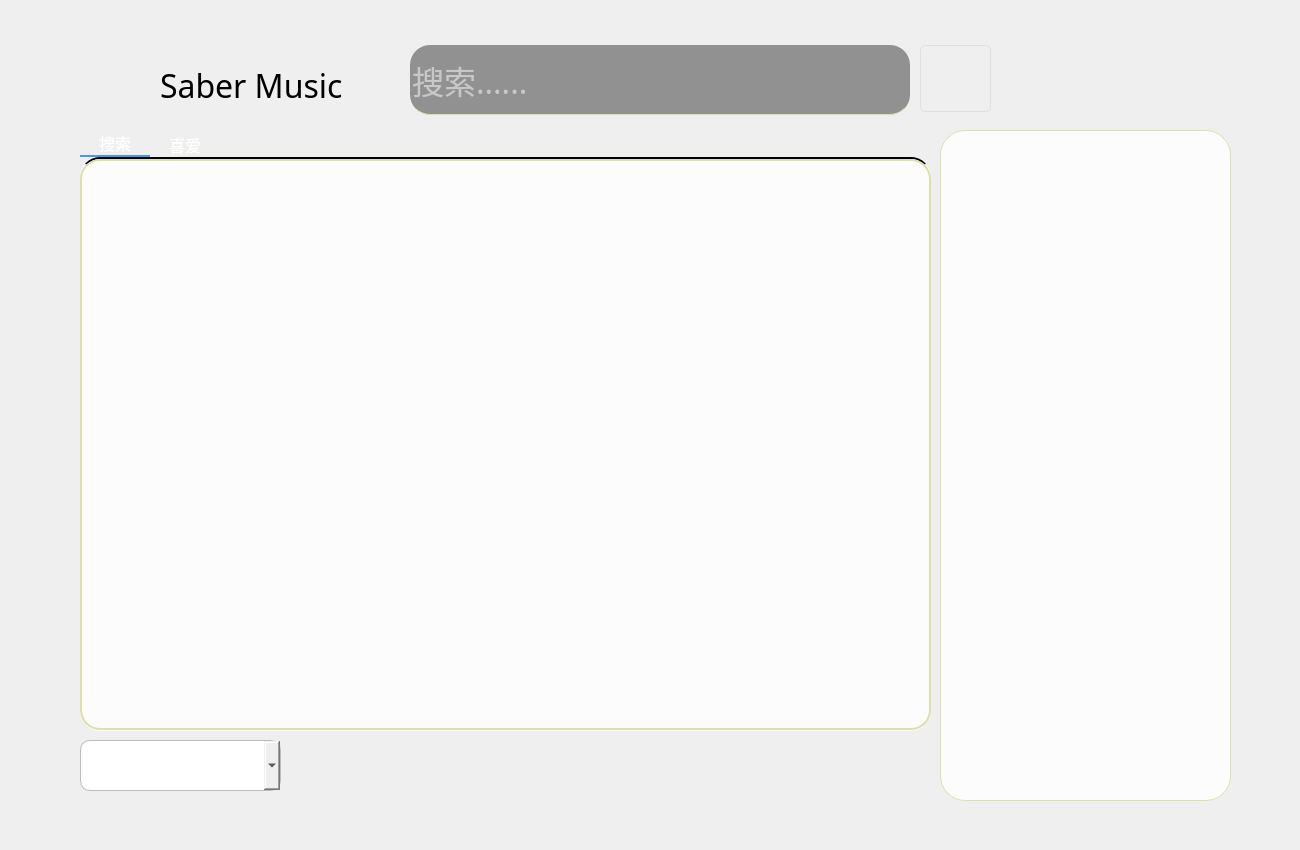
<?xml version="1.0" encoding="UTF-8"?>
<ui version="4.0">
 <class>MainWindow</class>
 <widget class="QMainWindow" name="MainWindow">
  <property name="geometry">
   <rect>
    <x>0</x>
    <y>0</y>
    <width>1300</width>
    <height>850</height>
   </rect>
  </property>
  <property name="minimumSize">
   <size>
    <width>1300</width>
    <height>850</height>
   </size>
  </property>
  <property name="maximumSize">
   <size>
    <width>1300</width>
    <height>850</height>
   </size>
  </property>
  <property name="windowTitle">
   <string>Saber Music</string>
  </property>
  <property name="windowIcon">
   <iconset>
    <normaloff>res/pics/saber.ico</normaloff>res/pics/saber.ico</iconset>
  </property>
  <property name="autoFillBackground">
   <bool>false</bool>
  </property>
  <property name="styleSheet">
   <string notr="true"/>
  </property>
  <widget class="QWidget" name="centralwidget">
   <widget class="QTextEdit" name="textEdit">
    <property name="geometry">
     <rect>
      <x>940</x>
      <y>130</y>
      <width>291</width>
      <height>671</height>
     </rect>
    </property>
    <property name="font">
     <font>
      <family>微软雅黑</family>
      <pointsize>10</pointsize>
     </font>
    </property>
    <property name="styleSheet">
     <string notr="true">#textEdit
{
border-radius:25px;
border:1px solid rgb(222,223,169);
background:rgba(255, 255, 255, 200)
}</string>
    </property>
    <property name="documentTitle">
     <string/>
    </property>
    <property name="readOnly">
     <bool>true</bool>
    </property>
    <property name="markdown">
     <string/>
    </property>
   </widget>
   <widget class="QComboBox" name="comboBox">
    <property name="geometry">
     <rect>
      <x>80</x>
      <y>740</y>
      <width>201</width>
      <height>51</height>
     </rect>
    </property>
    <property name="font">
     <font>
      <family>幼圆</family>
      <pointsize>14</pointsize>
     </font>
    </property>
    <property name="styleSheet">
     <string notr="true">#comboBox{
border:1px solid rgb(188, 188, 188);
border-radius:10px;
}</string>
    </property>
    <property name="editable">
     <bool>false</bool>
    </property>
    <property name="currentText">
     <string/>
    </property>
    <property name="currentIndex">
     <number>-1</number>
    </property>
    <property name="placeholderText">
     <string/>
    </property>
   </widget>
   <widget class="QLabel" name="bg">
    <property name="geometry">
     <rect>
      <x>0</x>
      <y>0</y>
      <width>1300</width>
      <height>850</height>
     </rect>
    </property>
    <property name="text">
     <string/>
    </property>
    <property name="pixmap">
     <pixmap>res/pics/bg.png</pixmap>
    </property>
   </widget>
   <widget class="QFrame" name="horizontalFrame">
    <property name="geometry">
     <rect>
      <x>1010</x>
      <y>40</y>
      <width>221</width>
      <height>80</height>
     </rect>
    </property>
    <layout class="QHBoxLayout" name="horizontalLayout_2">
     <item>
      <widget class="QPushButton" name="hide">
       <property name="minimumSize">
        <size>
         <width>60</width>
         <height>60</height>
        </size>
       </property>
       <property name="styleSheet">
        <string notr="true">#hide{
border: none;}

#hide:hover {
padding-bottom:5px;
}</string>
       </property>
       <property name="text">
        <string/>
       </property>
       <property name="icon">
        <iconset>
         <normaloff>res/pics/hide.png</normaloff>res/pics/hide.png</iconset>
       </property>
       <property name="iconSize">
        <size>
         <width>40</width>
         <height>40</height>
        </size>
       </property>
      </widget>
     </item>
     <item>
      <widget class="QPushButton" name="minSize">
       <property name="minimumSize">
        <size>
         <width>60</width>
         <height>60</height>
        </size>
       </property>
       <property name="styleSheet">
        <string notr="true">#minSize{
border: none;}

#minSize:hover {
padding-bottom:5px;
}</string>
       </property>
       <property name="text">
        <string/>
       </property>
       <property name="icon">
        <iconset>
         <normaloff>res/pics/minsize.png</normaloff>res/pics/minsize.png</iconset>
       </property>
       <property name="iconSize">
        <size>
         <width>40</width>
         <height>40</height>
        </size>
       </property>
      </widget>
     </item>
     <item>
      <widget class="QPushButton" name="close">
       <property name="minimumSize">
        <size>
         <width>60</width>
         <height>60</height>
        </size>
       </property>
       <property name="styleSheet">
        <string notr="true">#close{
border: none;}

#close:hover {
padding-bottom:5px;
}</string>
       </property>
       <property name="text">
        <string/>
       </property>
       <property name="icon">
        <iconset>
         <normaloff>res/pics/close.png</normaloff>res/pics/close.png</iconset>
       </property>
       <property name="iconSize">
        <size>
         <width>40</width>
         <height>40</height>
        </size>
       </property>
      </widget>
     </item>
    </layout>
   </widget>
   <widget class="QPushButton" name="pushButton">
    <property name="geometry">
     <rect>
      <x>920</x>
      <y>45</y>
      <width>71</width>
      <height>67</height>
     </rect>
    </property>
    <property name="sizePolicy">
     <sizepolicy hsizetype="Minimum" vsizetype="Fixed">
      <horstretch>0</horstretch>
      <verstretch>0</verstretch>
     </sizepolicy>
    </property>
    <property name="cursor">
     <cursorShape>ArrowCursor</cursorShape>
    </property>
    <property name="styleSheet">
     <string notr="true">#pushButton{
border: 1px solid #dcdfe6;
padding: 10px;
border-radius: 5px;}

#pushButton:hover {
background-color: rgb(255,255,209);
border: 1px solid rgb(222,223,169);
}</string>
    </property>
    <property name="text">
     <string/>
    </property>
    <property name="icon">
     <iconset>
      <normaloff>res/pics/search.png</normaloff>res/pics/search.png</iconset>
    </property>
    <property name="iconSize">
     <size>
      <width>45</width>
      <height>45</height>
     </size>
    </property>
   </widget>
   <widget class="QPushButton" name="AboutButton">
    <property name="geometry">
     <rect>
      <x>80</x>
      <y>40</y>
      <width>80</width>
      <height>80</height>
     </rect>
    </property>
    <property name="sizePolicy">
     <sizepolicy hsizetype="Expanding" vsizetype="Fixed">
      <horstretch>0</horstretch>
      <verstretch>0</verstretch>
     </sizepolicy>
    </property>
    <property name="minimumSize">
     <size>
      <width>0</width>
      <height>0</height>
     </size>
    </property>
    <property name="styleSheet">
     <string notr="true">#AboutButton{
border:none;
padding:2px;
}
#AboutButton:hover {
border: 2px solid rgb(44, 44, 44,100);
border-radius:5px;
}</string>
    </property>
    <property name="text">
     <string/>
    </property>
    <property name="icon">
     <iconset>
      <normaloff>res/pics/saber.png</normaloff>res/pics/saber.png</iconset>
    </property>
    <property name="iconSize">
     <size>
      <width>70</width>
      <height>70</height>
     </size>
    </property>
   </widget>
   <widget class="QLabel" name="title">
    <property name="geometry">
     <rect>
      <x>160</x>
      <y>60</y>
      <width>240</width>
      <height>50</height>
     </rect>
    </property>
    <property name="sizePolicy">
     <sizepolicy hsizetype="Preferred" vsizetype="Fixed">
      <horstretch>0</horstretch>
      <verstretch>0</verstretch>
     </sizepolicy>
    </property>
    <property name="font">
     <font>
      <family>UD Digi Kyokasho NP-R</family>
      <pointsize>24</pointsize>
     </font>
    </property>
    <property name="text">
     <string>Saber Music</string>
    </property>
   </widget>
   <widget class="QLineEdit" name="lineEdit">
    <property name="geometry">
     <rect>
      <x>410</x>
      <y>45</y>
      <width>500</width>
      <height>70</height>
     </rect>
    </property>
    <property name="sizePolicy">
     <sizepolicy hsizetype="Expanding" vsizetype="Fixed">
      <horstretch>0</horstretch>
      <verstretch>0</verstretch>
     </sizepolicy>
    </property>
    <property name="minimumSize">
     <size>
      <width>470</width>
      <height>70</height>
     </size>
    </property>
    <property name="font">
     <font>
      <family>幼圆</family>
      <pointsize>24</pointsize>
     </font>
    </property>
    <property name="styleSheet">
     <string notr="true">#lineEdit
{
border-radius:20px;
background:rgba(0,0,0, 100);
color:white;
border-bottom:1px solid rgb(222,223,169);
}</string>
    </property>
    <property name="text">
     <string/>
    </property>
    <property name="placeholderText">
     <string>搜索......</string>
    </property>
   </widget>
   <widget class="QTabWidget" name="tabWidget">
    <property name="geometry">
     <rect>
      <x>80</x>
      <y>130</y>
      <width>851</width>
      <height>601</height>
     </rect>
    </property>
    <property name="font">
     <font>
      <family>方正姚体</family>
      <pointsize>12</pointsize>
     </font>
    </property>
    <property name="styleSheet">
     <string notr="true">QTabWidget::pane{
min-width:70px;
min-height:25px;
border-top: 2px solid;
border-radius:20px;
background:rgba(255, 255, 255, 200)

}

QTabBar::tab {

min-width:70px;

min-height:25px;

color: white;

font: 15pt &quot;幼圆&quot;;
border: 0px solid;



}

QTabBar::tab:selected{

min-width:70px;

min-height:25px;
color: white;

	font: 12pt &quot;幼圆&quot;;

border: 0px solid;

border-bottom: 2px solid;

border-color: #4796f0;

}</string>
    </property>
    <property name="currentIndex">
     <number>0</number>
    </property>
    <widget class="QWidget" name="tab">
     <attribute name="title">
      <string>搜索</string>
     </attribute>
     <widget class="QTreeView" name="treeView">
      <property name="geometry">
       <rect>
        <x>0</x>
        <y>0</y>
        <width>851</width>
        <height>571</height>
       </rect>
      </property>
      <property name="font">
       <font>
        <family>幼圆</family>
        <pointsize>12</pointsize>
       </font>
      </property>
      <property name="styleSheet">
       <string notr="true">#treeView
{
border-radius:20px;
border:2px solid rgb(222,223,169);
background:rgba(255, 255, 255, 0)
}</string>
      </property>
      <property name="editTriggers">
       <set>QAbstractItemView::NoEditTriggers</set>
      </property>
     </widget>
    </widget>
    <widget class="QWidget" name="tab_2">
     <attribute name="title">
      <string>喜爱</string>
     </attribute>
     <widget class="QTreeView" name="treeView_2">
      <property name="geometry">
       <rect>
        <x>0</x>
        <y>0</y>
        <width>851</width>
        <height>571</height>
       </rect>
      </property>
      <property name="font">
       <font>
        <family>幼圆</family>
        <pointsize>12</pointsize>
       </font>
      </property>
      <property name="styleSheet">
       <string notr="true">#treeView_2
{
border-radius:20px;
border:2px solid rgb(222,223,169);
background:rgba(255, 255, 255, 0)
}</string>
      </property>
      <property name="editTriggers">
       <set>QAbstractItemView::NoEditTriggers</set>
      </property>
     </widget>
    </widget>
   </widget>
   <widget class="QWidget" name="horizontalLayoutWidget">
    <property name="geometry">
     <rect>
      <x>770</x>
      <y>730</y>
      <width>160</width>
      <height>80</height>
     </rect>
    </property>
    <layout class="QHBoxLayout" name="horizontalLayout">
     <item>
      <widget class="QPushButton" name="loveButton">
       <property name="styleSheet">
        <string notr="true">#loveButton
{
border:none;
}

#loveButton:hover{
padding-bottom:5px;
}

#loveButton:pressed
{
padding-top:5px;
padding-left:5px;
}</string>
       </property>
       <property name="text">
        <string/>
       </property>
       <property name="icon">
        <iconset>
         <normaloff>res/pics/love.png</normaloff>res/pics/love.png</iconset>
       </property>
       <property name="iconSize">
        <size>
         <width>50</width>
         <height>50</height>
        </size>
       </property>
      </widget>
     </item>
     <item>
      <widget class="QPushButton" name="browseButton">
       <property name="styleSheet">
        <string notr="true">#browseButton
{
border:none;
}

#browseButton:hover{
padding-bottom:5px;
}

#browseButton:pressed
{
padding-top:5px;
padding-left:5px;
}</string>
       </property>
       <property name="text">
        <string/>
       </property>
       <property name="icon">
        <iconset>
         <normaloff>res/pics/browser.png</normaloff>res/pics/browser.png</iconset>
       </property>
       <property name="iconSize">
        <size>
         <width>50</width>
         <height>50</height>
        </size>
       </property>
      </widget>
     </item>
    </layout>
   </widget>
   <zorder>bg</zorder>
   <zorder>textEdit</zorder>
   <zorder>comboBox</zorder>
   <zorder>horizontalFrame</zorder>
   <zorder>pushButton</zorder>
   <zorder>AboutButton</zorder>
   <zorder>title</zorder>
   <zorder>lineEdit</zorder>
   <zorder>tabWidget</zorder>
   <zorder>horizontalLayoutWidget</zorder>
  </widget>
 </widget>
 <resources/>
 <connections>
  <connection>
   <sender>minSize</sender>
   <signal>clicked()</signal>
   <receiver>MainWindow</receiver>
   <slot>showMinimized()</slot>
   <hints>
    <hint type="sourcelabel">
     <x>1097</x>
     <y>81</y>
    </hint>
    <hint type="destinationlabel">
     <x>1064</x>
     <y>-9</y>
    </hint>
   </hints>
  </connection>
  <connection>
   <sender>close</sender>
   <signal>clicked()</signal>
   <receiver>MainWindow</receiver>
   <slot>close()</slot>
   <hints>
    <hint type="sourcelabel">
     <x>1166</x>
     <y>85</y>
    </hint>
    <hint type="destinationlabel">
     <x>1158</x>
     <y>-19</y>
    </hint>
   </hints>
  </connection>
 </connections>
</ui>
